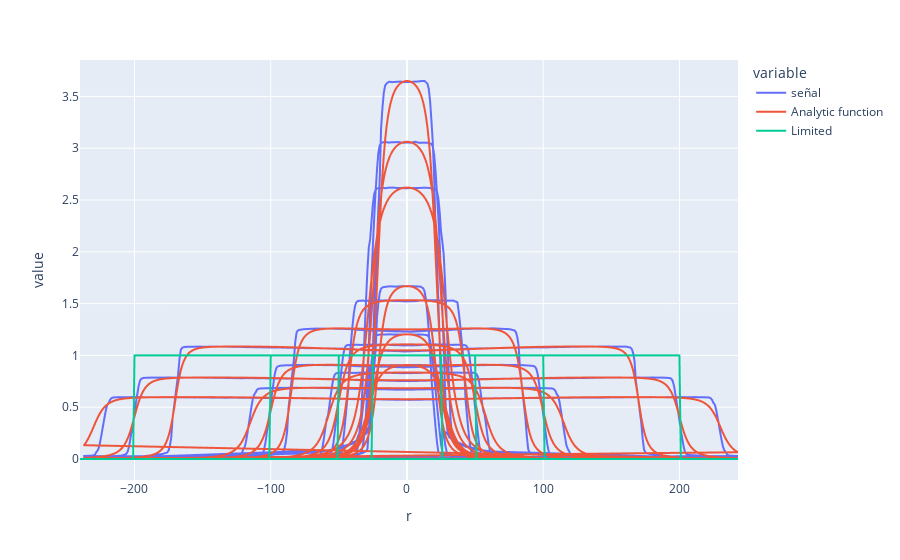

Notebook code cell kept with this figure:
### Markdown cell above
# Analytic equation

### Code cell
coef = 0 
errorcoef = np.inf
for l in np.linspace(2, 3.5, 50):

    Arg1 = (Mixed[Mixed['FFF']==0]['xpos']/l)/((1 + (Mixed[Mixed['FFF']==0]['xpos']/l)**2)**(1/2))
    Arg2 = (Mixed[Mixed['FFF']==0]['xneg']/l)/((1 + (Mixed[Mixed['FFF']==0]['xneg']/l)**2)**(1/2))

    Arg3 = (Mixed[Mixed['FFF']==0]['ypos']/l)/((1 + (Mixed[Mixed['FFF']==0]['ypos']/l)**2)**(1/2))
    Arg4 = (Mixed[Mixed['FFF']==0]['yneg']/l)/((1 + (Mixed[Mixed['FFF']==0]['yneg']/l)**2)**(1/2))
    a = Mixed[Mixed['FFF']==0]['Big Z'] * (Arg1+Arg2) * (Arg3+Arg4) * (1 + (Mixed[Mixed['FFF']==0]['Rho']**2) * (float(errors.sort_index().iloc[[0], [0]].values) + float(errors.sort_index().iloc[[0], [1]].values)*Mixed[Mixed['FFF']==0]['Rho'] +float(errors.sort_index().iloc[[0], [2]].values)*Mixed[Mixed['FFF']==0]['Rho']**2 + float(errors.sort_index().iloc[[0], [3]].values)*Mixed[Mixed['FFF']==0]['Rho']**3 + float(errors.sort_index().iloc[[0], [4]].values)*Mixed[Mixed['FFF']==0]['Rho']**5))

    a = a.reset_index(drop=True)

    MIXEDF0 = Mixed[Mixed['FFF']==0].reset_index(drop=True)



    MIXEDF0['a'] = a
    LimitedSignal = []


    NewA = []
    for i in np.arange(0, MIXEDF0.shape[0]):
        Limit = float(MIXEDF0.loc[i, 'Limit'])
        Area = float(MIXEDF0.loc[i, 'Area'])
        zforanalytic = float(MIXEDF0.loc[i, 'Z'])
        maxsignal = MIXEDF0[(MIXEDF0['Limit']==Limit) & (MIXEDF0['Area']==Area) & (MIXEDF0['Z']==zforanalytic)]['señal'].max()
        maxanalytic = MIXEDF0[(MIXEDF0['Limit']==Limit) & (MIXEDF0['Area']==Area) & (MIXEDF0['Z']==zforanalytic)]['a'].max()
        NewA.append(MIXEDF0.loc[i, 'a']*(maxsignal/maxanalytic))

        if np.abs(MIXEDF0.loc[i, 'r']) > MIXEDF0.loc[i, 'Limit']/2:
            LimitedSignal.append(0)
        else:
            LimitedSignal.append(1)

    MIXEDF0.drop('a', axis=1, inplace=True)
    MIXEDF0['Analytic function'] = NewA
    MIXEDF0['Limited'] = LimitedSignal



    print(np.median(np.abs(NewA-MIXEDF0['señal'])))
    print(l)
    if np.median(np.abs(NewA-MIXEDF0['señal'])) < errorcoef:
        errorcoef = np.median(np.abs(NewA-MIXEDF0['señal']))
        coef = l
        
        
Arg1 = (Mixed[Mixed['FFF']==0]['xpos']/coef)/((1 + (Mixed[Mixed['FFF']==0]['xpos']/coef)**2)**(1/2))
Arg2 = (Mixed[Mixed['FFF']==0]['xneg']/coef)/((1 + (Mixed[Mixed['FFF']==0]['xneg']/coef)**2)**(1/2))

Arg3 = (Mixed[Mixed['FFF']==0]['ypos']/coef)/((1 + (Mixed[Mixed['FFF']==0]['ypos']/coef)**2)**(1/2))
Arg4 = (Mixed[Mixed['FFF']==0]['yneg']/coef)/((1 + (Mixed[Mixed['FFF']==0]['yneg']/coef)**2)**(1/2))
a = Mixed[Mixed['FFF']==0]['Big Z'] * (Arg1+Arg2) * (Arg3+Arg4) * (1 + (Mixed[Mixed['FFF']==0]['Rho']**2) * (0.046416 + 0.004642*Mixed[Mixed['FFF']==0]['Rho'] - 0.031623*Mixed[Mixed['FFF']==0]['Rho']**2 + 0.01*Mixed[Mixed['FFF']==0]['Rho']**3 +0.000316*Mixed[Mixed['FFF']==0]['Rho']**5))

a = a.reset_index(drop=True)

MIXEDF0 = Mixed[Mixed['FFF']==0].reset_index(drop=True)



MIXEDF0['a'] = a
LimitedSignal = []


NewA = []
for i in np.arange(0, MIXEDF0.shape[0]):
    Limit = float(MIXEDF0.loc[i, 'Limit'])
    Area = float(MIXEDF0.loc[i, 'Area'])
    zforanalytic = float(MIXEDF0.loc[i, 'Z'])
    maxsignal = MIXEDF0[(MIXEDF0['Limit']==Limit) & (MIXEDF0['Area']==Area) & (MIXEDF0['Z']==zforanalytic)]['señal'].max()
    maxanalytic = MIXEDF0[(MIXEDF0['Limit']==Limit) & (MIXEDF0['Area']==Area) & (MIXEDF0['Z']==zforanalytic)]['a'].max()
    NewA.append(MIXEDF0.loc[i, 'a']*(maxsignal/maxanalytic))

    if np.abs(MIXEDF0.loc[i, 'r']) > MIXEDF0.loc[i, 'Limit']/2:
        LimitedSignal.append(0)
    else:
        LimitedSignal.append(1)

MIXEDF0.drop('a', axis=1, inplace=True)
MIXEDF0['Analytic function'] = NewA
MIXEDF0['Limited'] = LimitedSignal

MIXEDF0.set_index('r')[['señal', 'Analytic function', 'Limited']].plot()

### Figure 1 — Plotly figure (JSON) as saved in the notebook; plotly's stock layout.template omitted (floating-point values rounded to 4 significant figures; data arrays with more than 128 entries replaced by an {"elided": "..."} marker saying what was removed)
{"data": [{"hovertemplate": "variable=señal<br>r=%{x}<br>value=%{y}<extra></extra>", "legendgroup": "señal", "line": {"color": "#636efa", "dash": "solid"}, "mode": "lines", "name": "señal", "showlegend": true, "type": "scattergl", "x": {"elided": "7215 int values"}, "xaxis": "x", "y": {"elided": "7215 float values"}, "yaxis": "y"}, {"hovertemplate": "variable=Analytic function<br>r=%{x}<br>value=%{y}<extra></extra>", "legendgroup": "Analytic function", "line": {"color": "#EF553B", "dash": "solid"}, "mode": "lines", "name": "Analytic function", "showlegend": true, "type": "scattergl", "x": {"elided": "7215 int values"}, "xaxis": "x", "y": {"elided": "7215 float values"}, "yaxis": "y"}, {"hovertemplate": "variable=Limited<br>r=%{x}<br>value=%{y}<extra></extra>", "legendgroup": "Limited", "line": {"color": "#00cc96", "dash": "solid"}, "mode": "lines", "name": "Limited", "showlegend": true, "type": "scattergl", "x": {"elided": "7215 int values"}, "xaxis": "x", "y": {"elided": "7215 int values"}, "yaxis": "y"}], "layout": {"legend": {"title": {"text": "variable"}, "tracegroupgap": 0}, "margin": {"t": 60}, "xaxis": {"anchor": "y", "domain": [0, 1], "title": {"text": "r"}}, "yaxis": {"anchor": "x", "domain": [0, 1], "title": {"text": "value"}}}}
